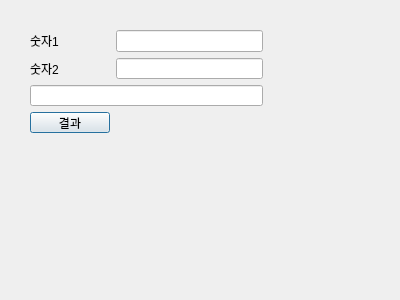
<?xml version="1.0" encoding="UTF-8"?>
<ui version="4.0">
 <class>Dialog</class>
 <widget class="QDialog" name="Dialog">
  <property name="geometry">
   <rect>
    <x>0</x>
    <y>0</y>
    <width>400</width>
    <height>300</height>
   </rect>
  </property>
  <property name="windowTitle">
   <string>Dialog</string>
  </property>
  <widget class="QWidget" name="">
   <property name="geometry">
    <rect>
     <x>30</x>
     <y>30</y>
     <width>233</width>
     <height>103</height>
    </rect>
   </property>
   <layout class="QGridLayout" name="gridLayout">
    <item row="0" column="0">
     <widget class="QLabel" name="label">
      <property name="text">
       <string>숫자1</string>
      </property>
     </widget>
    </item>
    <item row="0" column="1">
     <widget class="QLineEdit" name="lineEdit"/>
    </item>
    <item row="1" column="0">
     <widget class="QLabel" name="label_2">
      <property name="text">
       <string>숫자2</string>
      </property>
     </widget>
    </item>
    <item row="1" column="1">
     <widget class="QLineEdit" name="lineEdit_2"/>
    </item>
    <item row="2" column="0" colspan="2">
     <widget class="QLineEdit" name="lineEdit_3"/>
    </item>
    <item row="3" column="0">
     <widget class="QPushButton" name="pushButton">
      <property name="text">
       <string>결과</string>
      </property>
     </widget>
    </item>
   </layout>
  </widget>
 </widget>
 <resources/>
 <connections/>
</ui>
